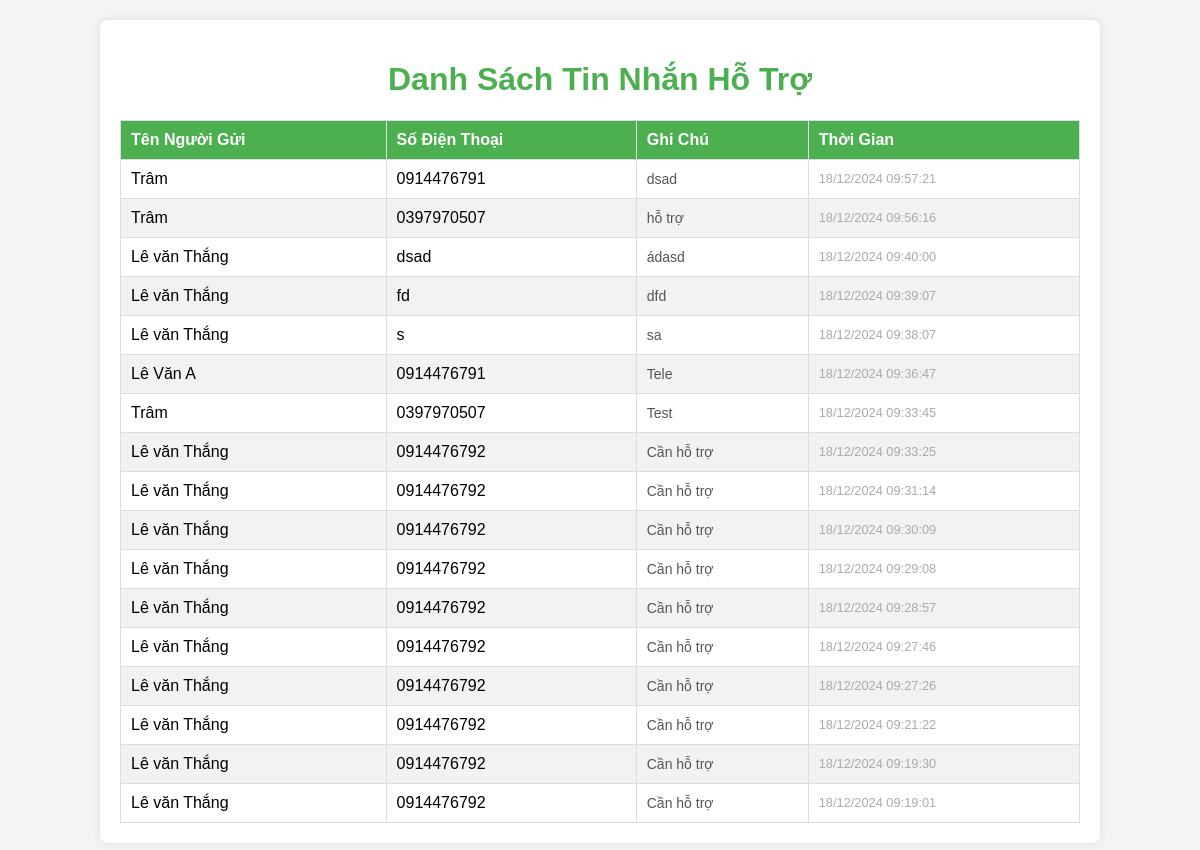
The app's page /chat.php with its own data.
### tables this page shows
CREATE TABLE `messages` (
  `id` int(11) NOT NULL,
  `user_name` varchar(100) DEFAULT NULL,
  `user_phone` varchar(15) DEFAULT NULL,
  `note` text DEFAULT NULL,
  `created_at` timestamp NOT NULL DEFAULT current_timestamp()
);

### chat.php (the view, shortened to what this page needs)
<?php
include 'db_connection.php';
$sql = "SELECT * FROM messages ORDER BY created_at DESC";
$result = mysqli_query($conn, $sql);
?>
<!DOCTYPE html>
<html lang="en">
<head>
</head>
<body>
    <div class="container">
        <h1>Danh Sách Tin Nhắn Hỗ Trợ</h1>
        <table>
            <thead>
                <tr>
                    <th>Tên Người Gửi</th>
                    <th>Số Điện Thoại</th>
                    <th>Ghi Chú</th>
                    <th>Thời Gian</th>
                </tr>
            </thead>
            <tbody>
                <?php
                if (mysqli_num_rows($result) > 0) {
                    while ($row = mysqli_fetch_assoc($result)) {
                        $user_name = htmlspecialchars($row['user_name']);
                        $user_phone = htmlspecialchars($row['user_phone']);
                        $note = htmlspecialchars($row['note']);
                        $created_at = date("d/m/Y H:i:s", strtotime($row['created_at']));
                ?>
                    <tr>
                        <td><?php echo $user_name; ?></td>
                        <td><?php echo $user_phone; ?></td>
                        <td class="message"><?php echo $note; ?></td>
                        <td class="message-time"><?php echo $created_at; ?></td>
                    </tr>
                <?php
                    }
                } else {
                    echo "<tr><td colspan='4' style='text-align:center;'>Không có tin nhắn nào.</td></tr>";
                }
                ?>
            </tbody>
        </table>
    </div>
</body>
</html>

### chat.php (style rules this page uses)
body { font-family: Arial, sans-serif; background-color: #f4f4f4; margin: 0; padding: 0; }
.container { width: 80%; margin: 20px auto; background-color: white; padding: 20px; border-radius: 8px; box-shadow: 0 0 10px rgba(0, 0, 0, 0.1); }
h1 { text-align: center; color: #4CAF50; }
table { width: 100%; border-collapse: collapse; margin-top: 20px; }
table, th, td { border: 1px solid #ddd; }
th, td { padding: 10px; text-align: left; }
th { background-color: #4CAF50; color: white; }
tr:nth-child(even) { background-color: #f2f2f2; }
.message { font-size: 14px; color: #555; }
.message-time { font-size: 0.8em; color: #aaa; }

### records on screen
messages: user_name "Trâm", user_phone "0914476791", note "dsad", created_at "18/12/2024 09:57:21"
messages: user_name "Trâm", user_phone "0397970507", note "hỗ trợ", created_at "18/12/2024 09:56:16"
messages: user_name "Lê văn Thắng", user_phone "dsad", note "ádasd", created_at "18/12/2024 09:40:00"
messages: user_name "Lê văn Thắng", user_phone "fd", note "dfd", created_at "18/12/2024 09:39:07"
messages: user_name "Lê văn Thắng", user_phone "s", note "sa", created_at "18/12/2024 09:38:07"
messages: user_name "Lê Văn A", user_phone "0914476791", note "Tele", created_at "18/12/2024 09:36:47"
messages: user_name "Trâm", user_phone "0397970507", note "Test", created_at "18/12/2024 09:33:45"
messages: user_name "Lê văn Thắng", user_phone "0914476792", note "Cần hỗ trợ", created_at "18/12/2024 09:33:25"
messages: user_name "Lê văn Thắng", user_phone "0914476792", note "Cần hỗ trợ", created_at "18/12/2024 09:31:14"
messages: user_name "Lê văn Thắng", user_phone "0914476792", note "Cần hỗ trợ", created_at "18/12/2024 09:30:09"
messages: user_name "Lê văn Thắng", user_phone "0914476792", note "Cần hỗ trợ", created_at "18/12/2024 09:29:08"
messages: user_name "Lê văn Thắng", user_phone "0914476792", note "Cần hỗ trợ", created_at "18/12/2024 09:28:57"
messages: user_name "Lê văn Thắng", user_phone "0914476792", note "Cần hỗ trợ", created_at "18/12/2024 09:27:46"
messages: user_name "Lê văn Thắng", user_phone "0914476792", note "Cần hỗ trợ", created_at "18/12/2024 09:27:26"
messages: user_name "Lê văn Thắng", user_phone "0914476792", note "Cần hỗ trợ", created_at "18/12/2024 09:21:22"
messages: user_name "Lê văn Thắng", user_phone "0914476792", note "Cần hỗ trợ", created_at "18/12/2024 09:19:30"
messages: user_name "Lê văn Thắng", user_phone "0914476792", note "Cần hỗ trợ", created_at "18/12/2024 09:19:01"
